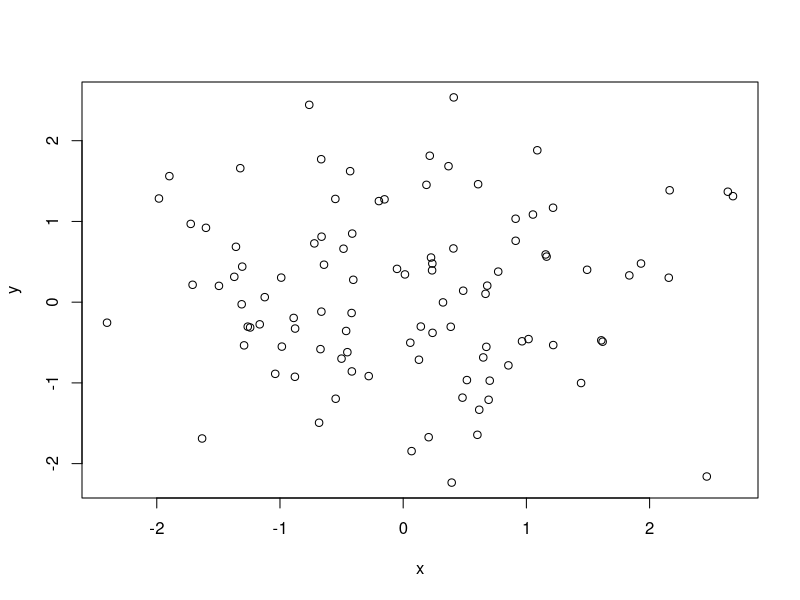
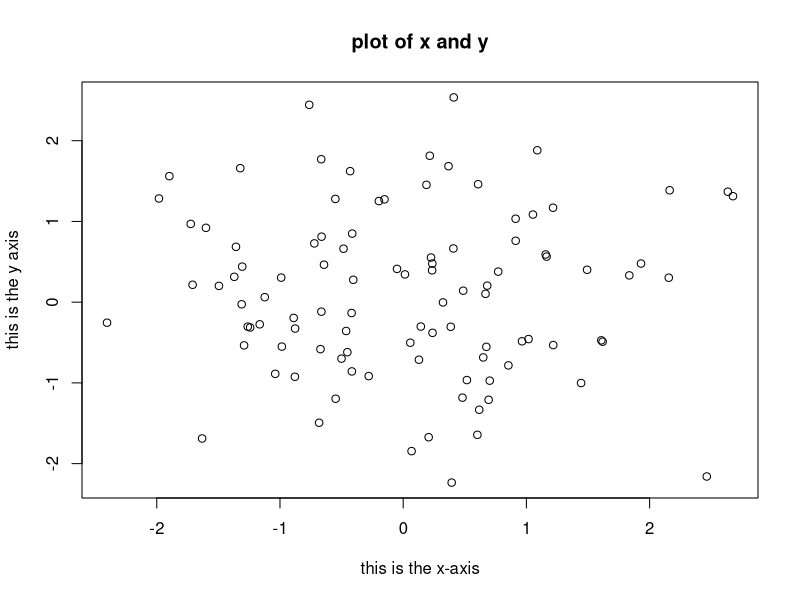

The R script that drew these images, in order:
## ---- chunk 1
x = c(1,2,3,4,5,6,10)
x
## ---- chunk 2
length(x)
y = c(1,2,3,4,5,6,7,8,9,10,11)
length(y)
x+y
z = c(1,2,3,4,5,6,7)
z+x
## ---- chunk 3
ls()
rm(x,y,z)
ls()
## ---- chunk 4
rm(list=ls())
## ---- chunk 5
x = matrix(data=c(1,2,3,4),nrow=2,ncol=2)
x
## ---- chunk 6
x=matrix(c(1,2,3,4),2,2)
x
## ---- chunk 7
matrix(c(1,2,3,4),2,2,byrow=TRUE)
## ---- chunk 8
sqrt(x)
x^2
## ---- chunk 9
x = rnorm(5)
x
y = rnorm(5,mean=50,sd=.1)
y
cor(x,y)
## ---- chunk 10
set.seed(3)
y=rnorm(100)
mean(y)
var(y)
sqrt(var(y))
sd(y)
## ---- chunk 11
x=rnorm(100)
y=rnorm(100)
## ---- chunk 12
plot(x,y)
## ---- chunk 13
plot(x,y,xlab="this is the x-axis",ylab="this is the y axis",main="plot of x and y")
## ---- chunk 14
x = seq(1,10)
x
x = 1:10
x
x = seq(0,1,length=10)
x
## ---- chunk 15
A = matrix(1:16,4,4)
A 
## ---- chunk 16
A[2,3]
A[1,]
## ---- chunk 17
dim(A)
